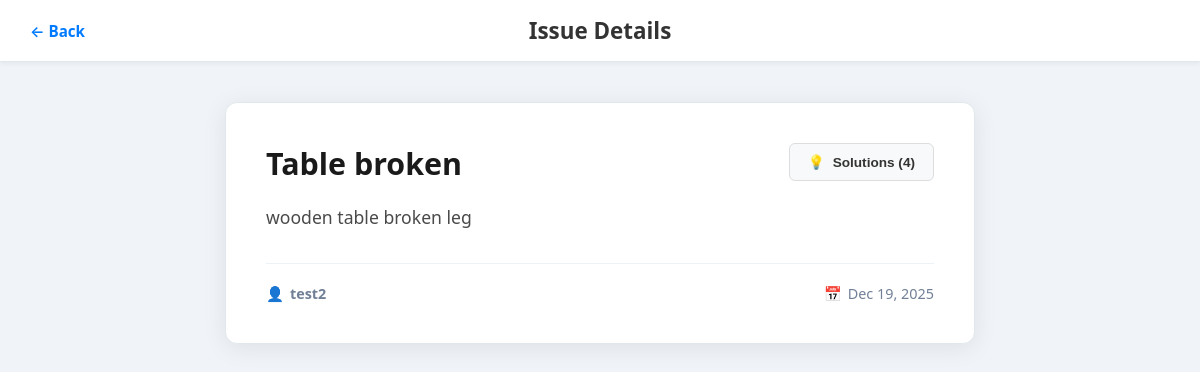
Screenshot of /issue/12/ with the database file from the repository.
### app/models.py (models this page shows, shortened)
class Issue(models.Model):
    STATUS_CHOICES = [
        ('Open', 'Open'),
        ('In Review', 'In Review'),
        ('Resolved', 'Resolved'),
    ]
    title = models.CharField(max_length=100)
    description = models.TextField()
    status = models.CharField(max_length=20, choices=STATUS_CHOICES, default='Open')
    reported_date = models.DateField(auto_now_add=True)
    reported_by_id = models.ForeignKey(UserDetails, on_delete=models.CASCADE)
    image = models.ImageField(upload_to='issue_images/', blank=True, null=True)

class UserDetails(models.Model):
    full_name = models.CharField(max_length=200, null=True, blank=True)
    email = models.EmailField(unique=True)
    password = models.CharField(max_length=100)
    flat_number = models.CharField(max_length=100)
    role = models.CharField(max_length=100)

### app/views.py (the view)
# urls.py: path('issue/<str:issue_id>/', views.issue_details_view, name='issue_details'),
def issue_details_view(request, issue_id):
    issue = get_object_or_404(Issue, id=issue_id)
    solutions = Solution.objects.filter(issue=issue).order_by('-upvotes', '-suggested_date')
    return render(request, 'Issue_Details_View.html', {
        'issue': issue,
        'solutions': solutions # Pass solutions to the template
    })

### app/templates/Issue_Details_View.html (shortened to what this page needs)
<!DOCTYPE html>
<html lang="en">
<head>
</head>
<body>
    <header class="full-width-header">
        <div class="header-inner">
            <div class="header-left-edge">
                <a href="{% url 'home' %}" class="back-link">
                    &#8592; Back
                </a>
            </div>
            <div class="header-center">
                <span class="header-title">Issue Details</span>
            </div>
        </div>
    </header>
    <main class="details-container">
        <div class="details-content-card">
            <div class="card-body">
                <div class="issue-header-row">
                    <div class="issue-title">{{ issue.title }}</div>
                    <button class="btn-action" onclick="toggleModal()">
                        <span>&#128161;</span> Solutions ({{ solutions|length }})
                    </button>
                </div>
                <p class="issue-description">{{ issue.description }}</p>
                <div class="issue-meta">
                    <span class="meta-item">
                        <span>&#128100;</span>
                        <strong>{{ issue.reported_by_id.full_name|default:issue.reported_by_id.email }}</strong>
                    </span>
                    <span class="meta-item">
                        <span>&#128197;</span>
                        {{ issue.reported_date|date:"M d, Y" }}
                    </span>
                </div>
            </div>
        </div>
    </main>
</body>
</html>

### app/templates/Issue_Details_View.html (style rules this page uses)
body { font-family: 'Segoe UI', system-ui, -apple-system, sans-serif; background-color: #f0f4f8; margin: 0; padding: 0; display: flex; flex-direction: column; align-items: center; }
.full-width-header { width: 100%; background-color: #fff; border-bottom: 1px solid #e1e8ed; box-shadow: 0 2px 4px rgba(0,0,0,0.05); display: flex; justify-content: center; padding: 15px 0; margin-bottom: 40px; }
.header-inner { width: 95%; max-width: 1200px; display: flex; justify-content: space-between; align-items: center; }
.header-left-edge { flex: 1; display: flex; justify-content: flex-start; }
.header-center { flex: 2; text-align: center; }
.header-title { font-size: 1.4em; font-weight: bold; color: #333; }
.back-link { font-size: 0.95em; text-decoration: none; color: #007bff; font-weight: 600; }
.btn-action { padding: 10px 18px; border-radius: 6px; font-size: 0.85em; font-weight: 600; text-decoration: none; cursor: pointer; transition: 0.2s; border: 1px solid #ddd; display: inline-flex; align-items: center; gap: 8px; background-color: #f8f9fa; color: #333; }
.details-container { width: 90%; max-width: 750px; margin-bottom: 50px; }
.details-content-card { background-color: #fff; border-radius: 12px; box-shadow: 0 4px 25px rgba(0, 0, 0, 0.08); overflow: hidden; border: 1px solid #e1e8ed; }
.card-body { padding: 40px; }
.issue-header-row { display: flex; justify-content: space-between; align-items: flex-start; margin-bottom: 15px; }
.issue-title { font-size: 1.9em; font-weight: 800; color: #1a1a1a; flex: 1; margin-right: 15px; }
.issue-description { color: #4a4a4a; line-height: 1.8; font-size: 1.1em; margin-bottom: 30px; white-space: pre-line; }
.issue-meta { font-size: 0.9em; color: #718096; padding-top: 20px; border-top: 1px solid #edf2f7; display: flex; justify-content: space-between; align-items: center; }
.meta-item { display: flex; align-items: center; gap: 6px; }

### rows the page displays
Issue: title "Table broken", description "wooden table broken leg", reported_by_id.full_name "test2", reported_date "Dec 19, 2025"

### other values shown
{{ solutions|length }} "4"
